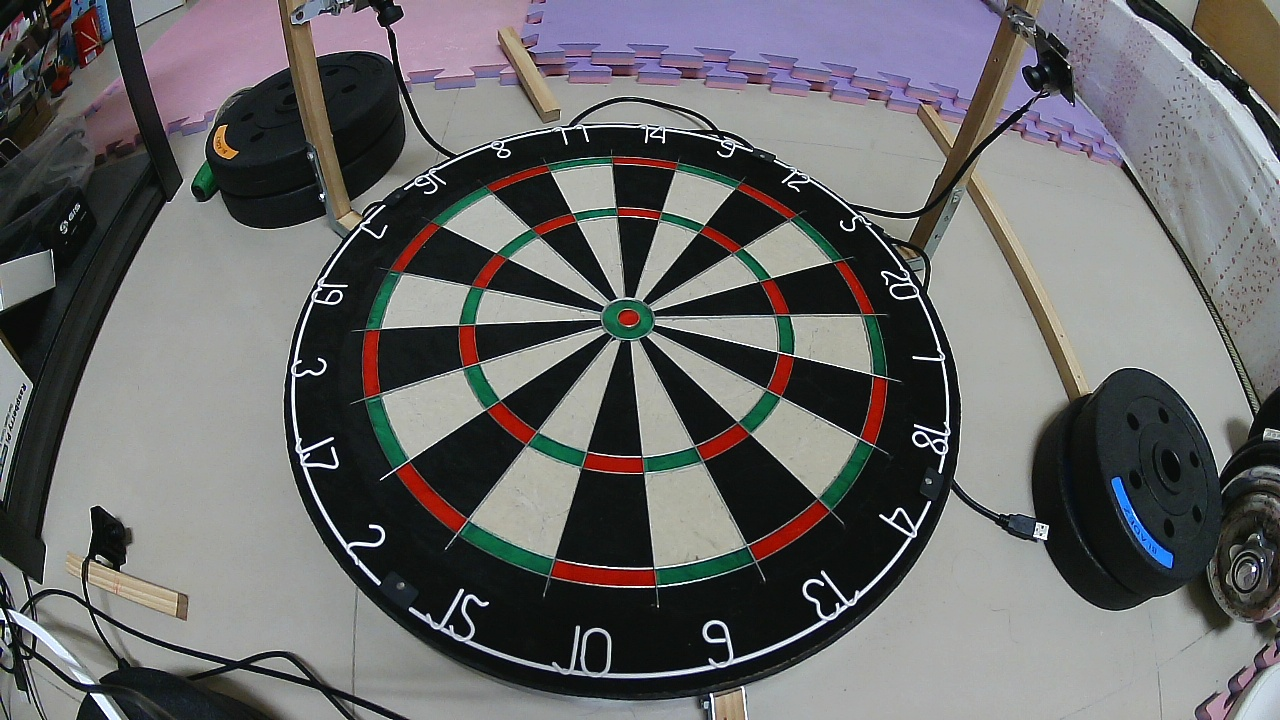
#> input picture ori_frame_20240731_232718.jpg, 1280 x 720 px
$ python -i dartareas.py   (imports and definitions only)
#> lines starting #> are read from the running program, lines starting #| are printed output that depends on the picture; after the words box and inside, x2 and y2 are one past the last pixel; in counts of white or black regions, pixels touching at a corner belong together
#> further down, picture is the input picture: shape (720, 1280, 3); mean B, G, R 104.6, 103.8, 104.3
### color_method.py
import cv2
import numpy as np


def red_hsv(bgr_img: np.ndarray):
    hsv_img = cv2.cvtColor(bgr_img, cv2.COLOR_BGR2HSV)
    # H -> 0->10
    # S -> 175-255
    # V -> 20-255
    lower_hsv_1 = np.array([0, 100, 20])
    higher_hsv_1 = np.array([10, 255, 255])

    # H -> 170 - 180
    # S -> 175 - 255
    # V -> 20 - 255
    lower_hsv_2 = np.array([170, 100, 20])
    higher_hsv_2 = np.array([180, 255, 255])

    mask1 = cv2.inRange(hsv_img, lower_hsv_1, higher_hsv_1)
    mask2 = cv2.inRange(hsv_img, lower_hsv_2, higher_hsv_2)
    return mask1 + mask2


def green_hsv(bgr_img: np.ndarray):
    hsv_img = cv2.cvtColor(bgr_img, cv2.COLOR_BGR2HSV)
    # H -> 40 - 70
    # S -> 150 -255
    # V -> 20 - 255
    lower_hsv = np.array([40, 100, 20])
    higher_hsv = np.array([110, 255, 255])
    mask = cv2.inRange(hsv_img, lower_hsv, higher_hsv)
    return mask


def blue_hsv(bgr_img: np.ndarray):
    hsv_img = cv2.cvtColor(bgr_img, cv2.COLOR_BGR2HSV)

    # H -> 40 - 70
    # S -> 150 -255
    # V -> 20 - 255
    lower_hsv = np.array([100, 150, 0])
    higher_hsv = np.array([140, 255, 255])
    mask = cv2.inRange(hsv_img, lower_hsv, higher_hsv)
    return mask

def black_hsv(bgr_img: np.ndarray):
    hsv_img = cv2.cvtColor(bgr_img, cv2.COLOR_BGR2HSV)
    # H -> 0 - 180
    # S -> 0 - 255
    # V -> 0 - 46
    lower_hsv = np.array([0, 0, 0])
    higher_hsv = np.array([180, 255, 46])
    mask = cv2.inRange(hsv_img, lower_hsv, higher_hsv)
    return mask


def get_green_red_image(ori_image: np.ndarray):
    red_hsv_mask = red_hsv(ori_image)
    green_hsv_mask = green_hsv(ori_image)

    red_green_mask = red_hsv_mask + green_hsv_mask

    bgr_r_g_image = cv2.bitwise_and(ori_image, ori_image, mask=red_green_mask)
    return bgr_r_g_image


# [4 lines left out: function get_red_image, not called in this run]


def get_blue_image(ori_image: np.ndarray):
    blue_hsv_mask = blue_hsv(ori_image)
    bgr_blue_image = cv2.bitwise_and(ori_image, ori_image, mask=blue_hsv_mask)
    return bgr_blue_image

def get_black_image(ori_image: np.ndarray):
    black_hsv_mask = black_hsv(ori_image)
    bgr_black_image = cv2.bitwise_and(ori_image, ori_image, mask=black_hsv_mask)
    return bgr_black_image

### c_contour.py
import cv2
from global_def import log

class VArea:
    def __init__(self, cnt, id, center_x, center_y, **kwargs):
        super(VArea, self).__init__(**kwargs)

        self.cnt = cnt
        self.id = id
        self.center_x = center_x
        self.center_y = center_y
        self.area_size = cv2.contourArea(self.cnt)
        self.point = 0
        self.angle = 0
        # self.dist = 0
        self.dist_from_bulleye = 0

    def set_point(self, point):
        self.point = point

    def set_angle(self, angle):
        self.angle = angle

    def set_dist(self, dist):
        self.dist = dist
        # log.debug("area id: %d, dist: %d", self.id, self.dist)

### utils/log_utils.py
import logging
from logging.handlers import RotatingFileHandler
import os

dir_path = os.path.dirname(os.path.realpath(__file__))

log_level = logging.DEBUG
# log_level = logging.INFO
# log_level = logging.ERROR

import os
import sys
root_dir = os.path.dirname(sys.modules['__main__'].__file__)
log_dir = os.path.join(root_dir, 'log')
print("log_dir = ", log_dir)

os.makedirs(log_dir, exist_ok=True)

def set_logging_level(l):
    global log_level
    log_level = l

def logging_init(s):
    global log_level
    log = logging.getLogger(s)
    formatter = logging.Formatter('%(asctime)s %(levelname)-8s[%(filename)s:%(lineno)d(%(funcName)s)] %(message)s')
    file_handler = RotatingFileHandler(os.path.join(log_dir,  'venom_dart.log'),
                                       maxBytes=1024 * 1024 * 5,
                                       backupCount=10)
    file_handler.setLevel(log_level)
    file_handler.setFormatter(formatter)
    log.addHandler(file_handler)

    stream_handler = logging.StreamHandler()
    stream_handler.setLevel(log_level)
    stream_handler.setFormatter(formatter)
    log.addHandler(stream_handler)
    log.setLevel(log_level)
    return log

### dartareas.py
import cv2
import numpy as np
import platform

from color_method import get_green_red_image, get_black_image, red_hsv, green_hsv, get_blue_image, get_red_image
from cv2_key_event import cv2_key_event
from save_pics import save_jpgs
from c_contour import VArea
from v_math import get_angle_with_three_points, dart_points, get_angle_with_two_lines, get_distance
from global_def import log

TEST_WITH_JPG = True
TEST_SHOW_CV2_WINDOW = True

def get_white_area_list(src_img):
    area_list = []
    white_src_image = src_img.copy()
    ''' 檢測白色區塊 '''
    ''' 圖像直接二值化 '''
    gray_white_image = cv2.cvtColor(white_src_image, cv2.COLOR_BGR2GRAY)
    zret, white_image_binary = cv2.threshold(gray_white_image, 150, 255, cv2.THRESH_BINARY)

    # erode & dilage, performance is better
    kernel_temp = cv2.getStructuringElement(cv2.MORPH_RECT, (3, 3))
    white_image_binary = cv2.erode(white_image_binary, kernel_temp)
    white_image_binary = cv2.dilate(white_image_binary, kernel_temp)

    ''' 找尋輪廓 '''
    white_cnts, hierarchy = cv2.findContours(white_image_binary, cv2.RETR_LIST, cv2.CHAIN_APPROX_NONE)

    new_contours = []
    for cnt in white_cnts:
        area = cv2.contourArea(cnt)
        if area > 1000:
            new_contours.append(cnt)

    contours = new_contours

    ''' contour 建立類別 '''
    v_id = 0
    for c in contours:
        M = cv2.moments(c)
        center_x = int(M["m10"] / M["m00"])
        center_y = int(M["m01"] / M["m00"])
        varea = VArea(c, v_id, center_x, center_y)
        v_id += 1
        area_list.append(varea)

    return area_list


def get_black_area_list(src_img):
    area_list = []
    ''' 檢測黑色區塊 '''
    ''' 先將紅色綠色區塊變成白色 '''
    black_src_image = src_img.copy()
    red_hsv_mask = red_hsv(black_src_image)
    green_hsv_mask = green_hsv(black_src_image)
    red_green_mask = red_hsv_mask + green_hsv_mask
    black_stage1_image = cv2.bitwise_not(black_src_image, black_src_image, mask=red_green_mask)

    black_image = get_black_image(black_stage1_image)


    ''' 灰階處理二值化 '''
    gray_black_image = cv2.cvtColor(black_stage1_image, cv2.COLOR_BGR2GRAY)

    zret, black_image_gray = cv2.threshold(gray_black_image, 50, 255, cv2.THRESH_BINARY)
    # cv2.imshow("gray black Frame 2", gray_black_image)
    # erode & dilage, performance is better
    kernel_temp = cv2.getStructuringElement(cv2.MORPH_RECT, (3, 3))
    black_image_gray = cv2.erode(black_image_gray, kernel_temp)
    black_image_gray = cv2.dilate(black_image_gray, kernel_temp)


    ''' 找尋輪廓 '''
    black_cnts, hierarchy = cv2.findContours(black_image_gray, cv2.RETR_LIST, cv2.CHAIN_APPROX_NONE)
    # black_cnts, hierarchy = cv2.findContours(black_image_gray, cv2.RETR_TREE, cv2.CHAIN_APPROX_NONE)

    new_contours = []
    for cnt in black_cnts:
        area = cv2.contourArea(cnt)
        if 10000 > area > 2000:
            new_contours.append(cnt)

    contours = new_contours


    ''' contour 建立類別 '''
    v_id = 0
    for contour in contours:
        M = cv2.moments(contour)
        center_x = int(M["m10"] / M["m00"])
        center_y = int(M["m01"] / M["m00"])
        varea = VArea(contour, v_id, center_x, center_y)
        v_id += 1
        area_list.append(varea)

    return area_list


def get_red_green_area(src_img):
    area_list = []

    img_copy = src_img.copy()
    # erode & dilage, performance is better
    kernel_temp = cv2.getStructuringElement(cv2.MORPH_RECT, (1, 1))
    img_copy = cv2.erode(img_copy, kernel_temp)
    img_copy = cv2.dilate(img_copy, kernel_temp)

    ''' 檢測紅色綠色區塊 '''
    red_green_image = get_green_red_image(img_copy)

    ''' 找出紅色綠色contour'''
    frame_sample = red_green_image.copy()
    ''' 先將圖片轉灰階 '''
    gray_red_green_image = cv2.cvtColor(frame_sample, cv2.COLOR_BGR2GRAY)

    ''' 灰階處理二值化 '''
    ret, gray_red_green_image = cv2.threshold(gray_red_green_image, 40, 255, cv2.THRESH_BINARY)

    # blur & canny
    # gray_red_green_image = cv2.GaussianBlur(gray_red_green_image, (7, 7), 0)
    # gray_red_green_image = cv2.Canny(gray_red_green_image, 20, 160)

    # erode & dilage, performance is better
    kernel_temp = cv2.getStructuringElement(cv2.MORPH_RECT, (3, 3))
    gray_red_green_image = cv2.erode(gray_red_green_image, kernel_temp)
    gray_red_green_image = cv2.dilate(gray_red_green_image, kernel_temp)

    # CLOSE & OPEN
    '''gray_red_green_image = cv2.morphologyEx(gray_red_green_image, cv2.MORPH_OPEN,
                                            cv2.getStructuringElement(cv2.MORPH_ELLIPSE, (1, 1)))
    gray_red_green_image = cv2.morphologyEx(gray_red_green_image, cv2.MORPH_CLOSE,
                                            cv2.getStructuringElement(cv2.MORPH_ELLIPSE, (1, 1)))'''


    ''' 找尋輪廓 '''
    red_green_cnts, hierarchy = cv2.findContours(gray_red_green_image, cv2.RETR_LIST, cv2.CHAIN_APPROX_NONE)
#> red_green_cnts = 65 contours, 15 with area under 20; largest, box (x1, y1, x2, y2) and area: (603, 301, 653, 338) 1370, (461, 524, 552, 573) 1344, (397, 464, 465, 531) 1282, (553, 562, 654, 585) 1242, (751, 503, 826, 559) 1176
    # red_green_cnts, hierarchy = cv2.findContours(gray_red_green_image, cv2.RETR_LIST, cv2.CHAIN_APPROX_SIMPLE)

    new_contours = []
    for cnt in red_green_cnts:
        area = cv2.contourArea(cnt)
        if area > 170:
            new_contours.append(cnt)
#> this loop made 65 passes
#> area on passes 1, 3, 8, 10: 1241.5, 1147.5, 1344.5, 1176.5
#> after the loop, new_contours = 44 contours; largest, box (x1, y1, x2, y2) and area: (603, 301, 653, 338) 1370, (461, 524, 552, 573) 1344, (397, 464, 465, 531) 1282, (553, 562, 654, 585) 1242, (751, 503, 826, 559) 1176

    contours = new_contours
#> contours has the same summary as new_contours


    ''' contour 建立類別 '''
    v_id = 0
    for c in contours:
        M = cv2.moments(c)
        center_x = int(M["m10"] / M["m00"])
        center_y = int(M["m01"] / M["m00"])
        varea = VArea(c, v_id, center_x, center_y)
        v_id += 1
        area_list.append(varea)
#> this loop made 44 passes
#> (center_x, center_y) on passes 1 to 4: (602, 575), (703, 568), (504, 549), (789, 531)
#> after the loop, area_list = 44 items; v_id = 44

    return area_list


# [57 lines left out: functions get_double_area_list, get_triple_area_list, show_score, not called in this run]

class DartAreas:
    NUM_OF_ANGLE_SECTION = 18
    def __init__(self, ori_image: np.ndarray):
        self.src_image = ori_image
        self.double_triple_image = self.src_image.copy()
        self.double_triple_area_list = get_red_green_area(self.double_triple_image)
#> self.double_triple_area_list = 44 items

        self.black_area_image = self.src_image.copy()
        self.black_area_list = get_black_area_list(self.black_area_image)
#> in get_black_area_list, `black_image_gray = cv2.dilate(black_image_gray, kernel_temp)`:
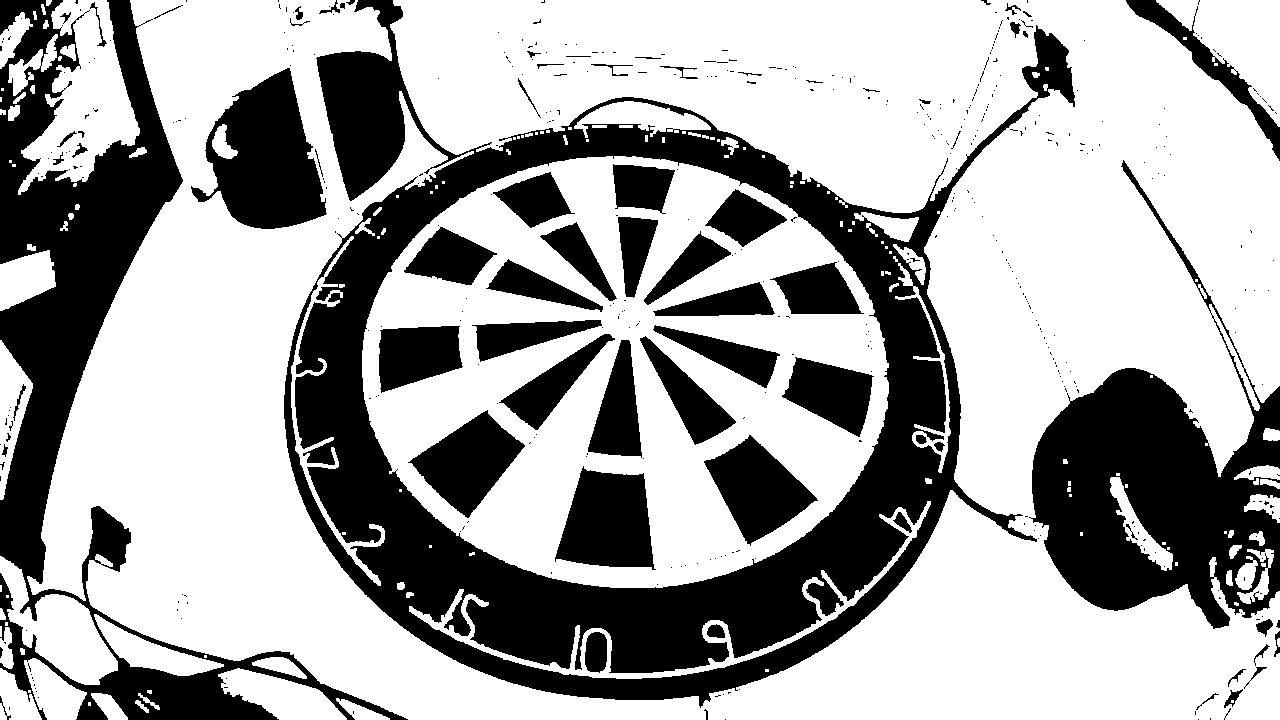
#> black_image_gray: shape (720, 1280); 65.1% white; 484 black regions (409 under 20 px)
#> in get_black_area_list, `black_cnts, hierarchy = cv2.findContours(black_image_gray, cv2.RETR_LI..`: black_cnts = 753 contours, 614 with area under 20; largest, box (x1, y1, x2, y2) and area: (27, 0, 1280, 720) 435791, (362, 156, 889, 588) 177956, (190, 67, 328, 230) 13376, (18, 0, 140, 195) 11282, (554, 465, 657, 571) 7682
#> the loop in get_black_area_list, `for cnt in black_cnts:` made 753 passes
#> area on passes 8, 12, 13: 24, 49.5, 445.5
#> after the loop in get_black_area_list, `for cnt in black_cnts:`: new_contours = 30 contours; largest, box (x1, y1, x2, y2) and area: (554, 465, 657, 571) 7682, (1156, 0, 1280, 127) 7176, (703, 434, 819, 547) 6476, (407, 409, 526, 519) 6334, (0, 556, 118, 685) 6215
#> in get_black_area_list, `contours = new_contours`: contours has the same summary as new_contours
#> the loop in get_black_area_list, `for contour in contours:` made 30 passes
#> (center_x, center_y) on passes 1 to 4: (279, 695), (53, 691), (151, 652), (59, 630)
        log.debug("len(self.black_area_list): %d", len(self.black_area_list))
        for area in self.black_area_list:
            cv2.drawContours(self.black_area_image, area.cnt, -1, (0, 255, 0), 2)
            cv2.putText(self.black_area_image, str(area.id) + "/" + str(area.area_size), (area.center_x, area.center_y),
                        cv2.FONT_HERSHEY_SIMPLEX,
                        0.5, (0, 255, 255), 1, cv2.LINE_AA)
#> this loop made 30 passes

        cv2.imshow("black_area_image", self.black_area_image)

        self.white_area_image = self.src_image.copy()
        self.white_area_list = get_white_area_list(self.white_area_image)
#> in get_white_area_list, `white_image_binary = cv2.dilate(white_image_binary, kernel_temp)`:
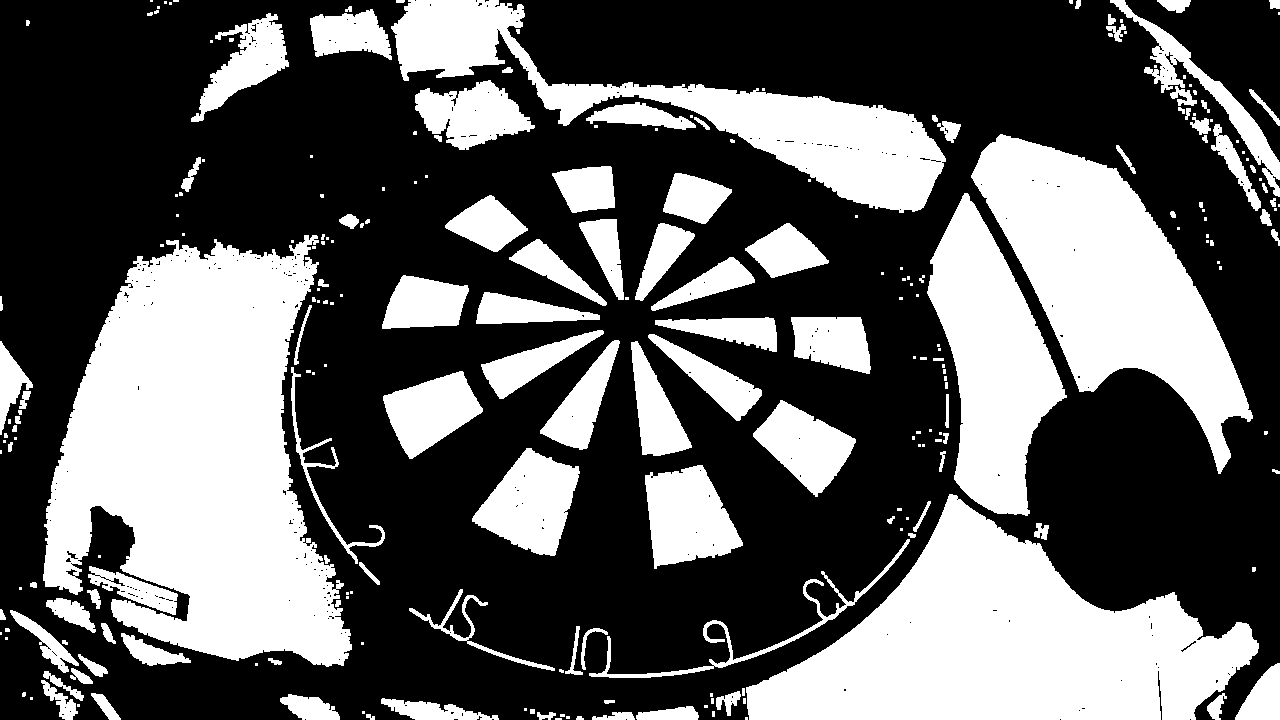
#> white_image_binary: shape (720, 1280); 37.5% white; 245 white regions (124 under 20 px), largest, box (x1, y1, x2, y2) and area: (43, 235, 352, 667) 83775, (746, 494, 1259, 720) 60178, (971, 134, 1253, 474) 39603
#> the loop in get_white_area_list, `for cnt in white_cnts:` made 551 passes
#> cnt on passes 14, 15, 19: [[69, 711], [70, 710], [71, 711], [70, 712]], [[1078, 710], [1079, 709], [1080, 710], [1079, 711]], [[64, 707], [65, 706], [66, 707], [65, 708]]
#> the loop in get_white_area_list, `for c in contours:` made 35 passes
        log.debug("len(self.white_area_list): %d", len(self.white_area_list))

        self.blue_circle_center_x, self.blue_circle_center_y = self.get_blue_point()
        self.red_center_x, self.red_center_y = self.get_red_bulleye()

        self.set_black_area_data()
        self.set_white_area_data()

        self.set_double_triple_area_default_data()

        ''' 獲取雙倍區 '''
        self.double_area_list = get_double_area_list(self.double_triple_area_list)
        self.double_image_with_data = self.src_image.copy()
        self.set_double_area_data()

        ''' 獲取三倍區 '''
        self.triple_area_list = get_triple_area_list(self.double_triple_area_list)
        self.triple_image_with_data = frame.copy()
        self.set_triple_area_data()


    def get_blue_point(self) -> (int, int) :
        """ get blue circle point for calculate angle """
        blue_src_img = self.src_image.copy()
        blue_image = get_blue_image(blue_src_img)
        gray_blue_image = cv2.cvtColor(blue_image, cv2.COLOR_BGR2GRAY)
        i_ret, gray_blue_image = cv2.threshold(gray_blue_image, 20, 255, cv2.THRESH_BINARY)

        # erode & dilage, performance is better
        kernel_temp = cv2.getStructuringElement(cv2.MORPH_RECT, (3, 3))
        gray_blue_image = cv2.erode(gray_blue_image, kernel_temp)
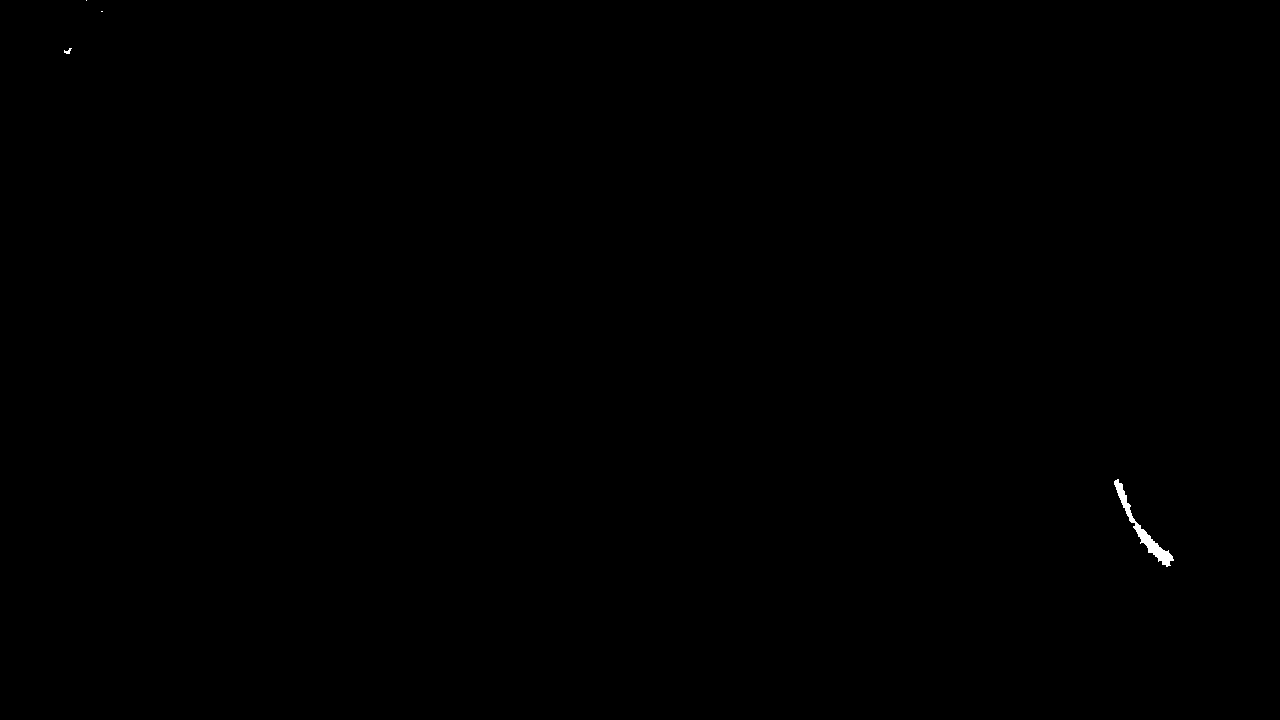
#> gray_blue_image: shape (720, 1280); 0.09% white; 4 white regions (2 under 20 px), largest, box (x1, y1, x2, y2) and area: (1114, 479, 1174, 567) 805, (64, 48, 72, 54) 25
        gray_blue_image = cv2.dilate(gray_blue_image, kernel_temp)
        gray_blue_contour, hierarchy = cv2.findContours(gray_blue_image, cv2.RETR_LIST, cv2.CHAIN_APPROX_NONE)

        if len(gray_blue_contour) == 1:
            blue_circle_contour = gray_blue_contour
            for c in blue_circle_contour:
                M = cv2.moments(c)
                blue_circle_center_x = int(M["m10"] / M["m00"])
                blue_circle_center_y = int(M["m01"] / M["m00"])

#> (the run stopped early here; a loop or call above may not have finished)
